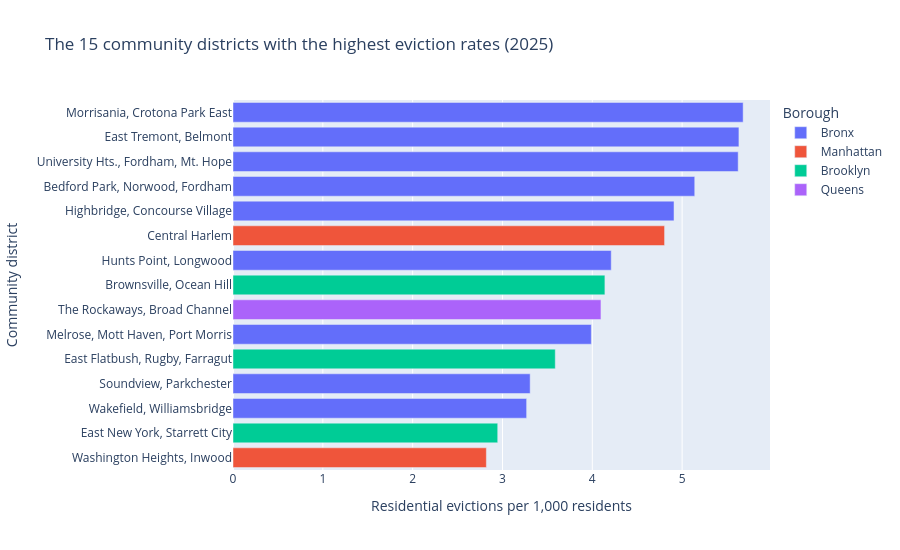

Write notebook code for a chart like this one.
### Markdown cell above
## Part 5: Where are eviction rates highest?

### Code cell
TOP_N = 15
highest_rates = combined.sort_values("evictions_per_1k", ascending=False).head(TOP_N)

fig = px.bar(
    highest_rates,
    x="evictions_per_1k",
    y="CD Name",
    color="Borough",
    orientation="h",
    title=f"The {TOP_N} community districts with the highest eviction rates ({latest_full_year})",
    labels={
        "evictions_per_1k": "Residential evictions per 1,000 residents",
        "CD Name": "Community district",
    },
    height=550,
)
fig.update_yaxes(categoryorder="total ascending")
fig.show()

### Figure 1 — Plotly figure (JSON) as saved in the notebook; plotly's stock layout.template omitted (floating-point values rounded to 4 significant figures)
{"data": [{"hovertemplate": "Borough=Bronx<br>Residential evictions per 1,000 residents=%{x}<br>Community district=%{y}<extra></extra>", "legendgroup": "Bronx", "marker": {"color": "#636efa", "pattern": {"shape": ""}}, "name": "Bronx", "orientation": "h", "showlegend": true, "textposition": "auto", "type": "bar", "x": [5.679, 5.632, 5.624, 5.141, 4.91, 4.211, 3.989, 3.308, 3.269], "xaxis": "x", "y": ["Morrisania, Crotona Park East", "East Tremont, Belmont", "University Hts., Fordham, Mt. Hope", "Bedford Park, Norwood, Fordham", "Highbridge, Concourse Village", "Hunts Point, Longwood", "Melrose, Mott Haven, Port Morris", "Soundview, Parkchester", "Wakefield, Williamsbridge"], "yaxis": "y"}, {"hovertemplate": "Borough=Manhattan<br>Residential evictions per 1,000 residents=%{x}<br>Community district=%{y}<extra></extra>", "legendgroup": "Manhattan", "marker": {"color": "#EF553B", "pattern": {"shape": ""}}, "name": "Manhattan", "orientation": "h", "showlegend": true, "textposition": "auto", "type": "bar", "x": [4.805, 2.821], "xaxis": "x", "y": ["Central Harlem", "Washington Heights, Inwood"], "yaxis": "y"}, {"hovertemplate": "Borough=Brooklyn<br>Residential evictions per 1,000 residents=%{x}<br>Community district=%{y}<extra></extra>", "legendgroup": "Brooklyn", "marker": {"color": "#00cc96", "pattern": {"shape": ""}}, "name": "Brooklyn", "orientation": "h", "showlegend": true, "textposition": "auto", "type": "bar", "x": [4.14, 3.588, 2.947], "xaxis": "x", "y": ["Brownsville, Ocean Hill", "East Flatbush, Rugby, Farragut", "East New York, Starrett City"], "yaxis": "y"}, {"hovertemplate": "Borough=Queens<br>Residential evictions per 1,000 residents=%{x}<br>Community district=%{y}<extra></extra>", "legendgroup": "Queens", "marker": {"color": "#ab63fa", "pattern": {"shape": ""}}, "name": "Queens", "orientation": "h", "showlegend": true, "textposition": "auto", "type": "bar", "x": [4.096], "xaxis": "x", "y": ["The Rockaways, Broad Channel"], "yaxis": "y"}], "layout": {"barmode": "relative", "height": 550, "legend": {"title": {"text": "Borough"}, "tracegroupgap": 0}, "title": {"text": "The 15 community districts with the highest eviction rates (2025)"}, "xaxis": {"anchor": "y", "domain": [0, 1], "title": {"text": "Residential evictions per 1,000 residents"}}, "yaxis": {"anchor": "x", "categoryorder": "total ascending", "domain": [0, 1], "title": {"text": "Community district"}}}}
